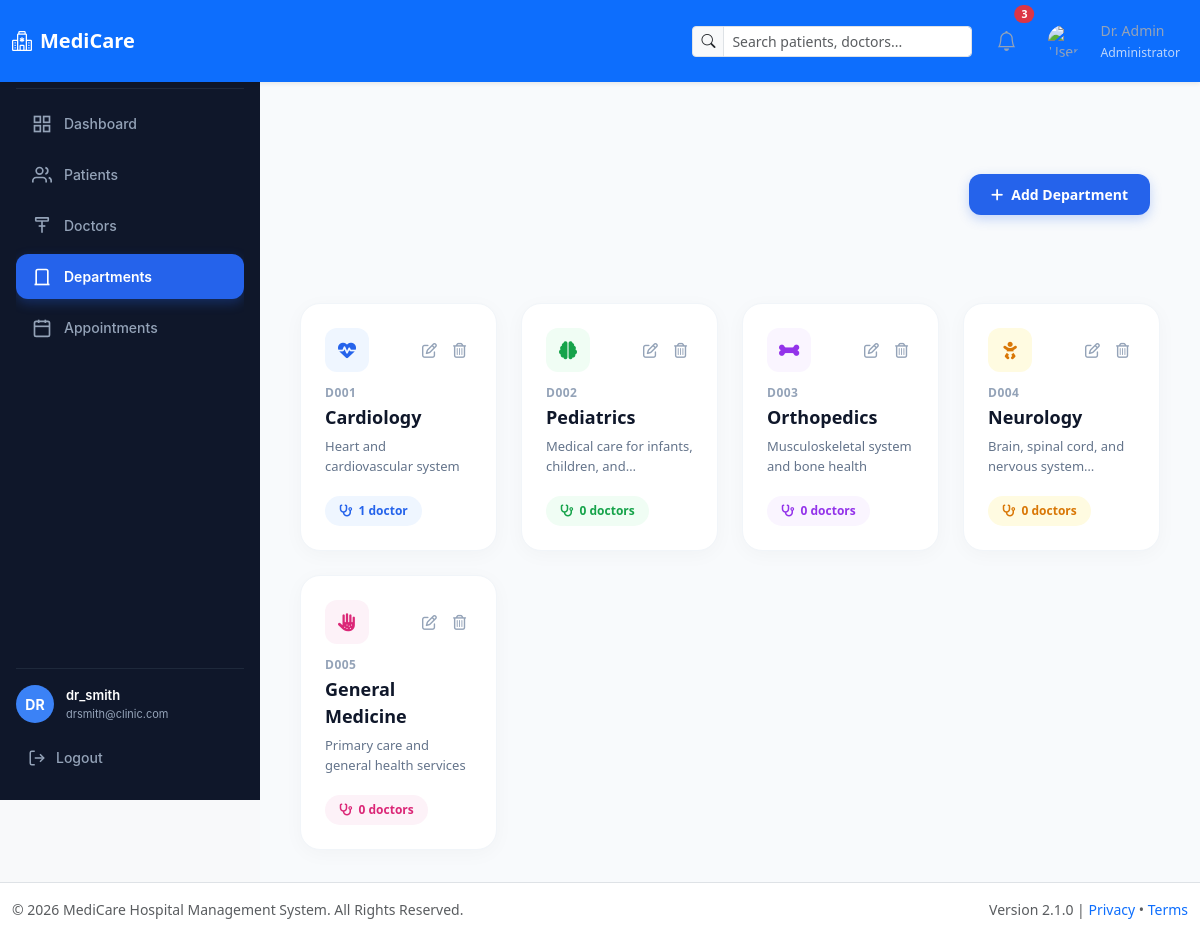
The app's page /modules/departments/index.php (signed in) with its own data.
### tables this page shows
CREATE TABLE departments (
    id INT AUTO_INCREMENT PRIMARY KEY,
    name VARCHAR(100) NOT NULL,
    description TEXT,
    created_at TIMESTAMP DEFAULT CURRENT_TIMESTAMP
);

### modules/departments/index.php (the view, shortened to what this page needs)
<?php
require_once '../../config/db.php';
try {
    $sql = "SELECT d.id, d.name, d.description, COUNT(doc.id) AS total_doctors
            FROM departments d
            LEFT JOIN doctors doc ON d.id = doc.department_id
            GROUP BY d.id, d.name, d.description
            ORDER BY d.id ASC";
    $stmt = $pdo->prepare($sql);
    $stmt->execute();
    $departments = $stmt->fetchAll(PDO::FETCH_ASSOC);
} catch (PDOException $e) {
    die("<h2 style='color:red;'>Database Query Error: " . $e->getMessage() . "</h2>");
}
if (file_exists('../../includes/header.php')) {
    include '../../includes/header.php';
}
include '../../includes/sidebar.php';
?>
<link rel="stylesheet" href="https://cdnjs.cloudflare.com/ajax/libs/font-awesome/6.4.0/css/all.min.css">
<link rel="stylesheet" href="https://cdn.jsdelivr.net/npm/bootstrap@5.3.0/dist/css/bootstrap.min.css">
<div class="main-wrapper">
  <div class="container-fluid p-0">
    <div class="page-header-custom">
      <a href="create.php" class="btn-add-dept">
        <i class="fa-solid fa-plus"></i> Add Department
      </a>
    </div>
    <div class="row g-4">
      <?php
      $themeStyles = [
        ['bg' => '#eff6ff', 'text' => '#2563eb', 'icon' => 'fa-heart-pulse'],
        ['bg' => '#f0fdf4', 'text' => '#16a34a', 'icon' => 'fa-brain'],
        ['bg' => '#faf5ff', 'text' => '#9333ea', 'icon' => 'fa-bone'],
        ['bg' => '#fffbe1', 'text' => '#d97706', 'icon' => 'fa-baby'],
        ['bg' => '#fdf2f8', 'text' => '#db2777', 'icon' => 'fa-hand-dots'],
        ['bg' => '#f0fdfa', 'text' => '#0d9488', 'icon' => 'fa-notes-medical'],
      ];
      if (!empty($departments)):
        foreach ($departments as $index => $dept):
          $theme = $themeStyles[$index % count($themeStyles)];
          $deptCode = "D" . str_pad($dept['id'], 3, "0", STR_PAD_LEFT);
      ?>
        <div class="col-12 col-md-6 col-lg-4 col-xl-3">
          <div class="dept-card">
            <div>
              <div class="d-flex justify-content-between align-items-center mb-2">
                <div class="dept-icon-box" style="background-color: <?= $theme['bg'] ?>; color: <?= $theme['text'] ?>;">
                  <i class="fa-solid <?= $theme['icon'] ?>"></i>
                </div>
                <div class="d-flex gap-1">
                  <a href="edit.php?id=<?= $dept['id'] ?>" class="action-btn" title="Edit">
                    <i class="fa-regular fa-pen-to-square"></i>
                  </a>
                  <a href="delete.php?id=<?= $dept['id'] ?>"
                     class="action-btn action-btn-delete"
                     onclick="return confirm('តើអ្នកប្រាកដថាចង់លុប Department «<?= htmlspecialchars($dept['name']) ?>» នេះមែនទេ?')"
                     title="Delete">
                    <i class="fa-regular fa-trash-can"></i>
                  </a>
                </div>
              </div>
              <div class="dept-code"><?= $deptCode ?></div>
              <div class="dept-title"><?= htmlspecialchars($dept['name']) ?></div>
              <div class="dept-desc">
                <?= htmlspecialchars($dept['description'] ?? 'No description available.') ?>
              </div>
            </div>
            <div>
              <span class="doctor-badge" style="background-color: <?= $theme['bg'] ?>; color: <?= $theme['text'] ?>;">
                <i class="fa-solid fa-stethoscope"></i>
                <?= $dept['total_doctors'] ?> <?= $dept['total_doctors'] == 1 ? 'doctor' : 'doctors' ?>
              </span>
            </div>
          </div>
        </div>
      <?php
        endforeach;
      endif; ?>
    </div>
  </div>
</div>
<?php
if (file_exists('../../includes/footer.php')) {
    include '../../includes/footer.php';
}
?>

### assets/css/style.css (style rules this page uses)
:root { --primary: #1c6ea4; --primary-dark: #14507a; --primary-light: #eaf3fa; --text-dark: #1f2937; --text-muted: #6b7280; --border: #dbe3ea; --error-bg: #fdecea; --error-text: #b3261e; --error-border: #f5c6c3; --success-bg: #e6f4ea; --success-text: #1e7e34; --success-border: #b7dfc0; }
* { margin: 0; padding: 0; box-sizing: border-box; }
body { font-family: 'Segoe UI', Arial, sans-serif; min-height: 100vh; color: var(--text-dark); }

### includes/sidebar.php (style rules this page uses)
:root { --sidebar-bg: #0f172a; --sidebar-text: #94a3b8; --sidebar-active-bg: #2563eb; --sidebar-active-text: #ffffff; --sidebar-hover-bg: #1e293b; }

### modules/departments/index.php (style rules this page uses)
.main-wrapper { margin-left: 260px; min-height: calc(100vh - 60px); background-color: #f8fafc; padding: 32px 40px !important; }
.page-header-custom { display: flex; justify-content: space-between; align-items: center; margin-bottom: 28px; padding:60px 10px; }
.btn-add-dept { background-color: #2563eb !important; color: #ffffff !important; padding: 10px 22px !important; border-radius: 12px !important; font-weight: 600 !important; font-size: 14px !important; text-decoration: none !important; display: inline-flex !important; align-items: center !important; gap: 8px !important; border: none !important; box-shadow: 0 4px 12px rgba(37, 99, 235, 0.25); transition: all 0.2s ease; }
.dept-card { background: #ffffff; border-radius: 20px; border: 1px solid #f1f5f9; padding: 24px; box-shadow: 0 4px 20px rgba(0, 0, 0, 0.03); transition: all 0.25s ease-in-out; height: 100%; display: flex; flex-direction: column; justify-content: space-between; }
.dept-icon-box { width: 44px; height: 44px; border-radius: 12px; display: flex; align-items: center; justify-content: center; font-size: 18px; }
.dept-code { font-size: 12px; font-weight: 700; color: #94a3b8; letter-spacing: 0.5px; margin-top: 12px; }
.dept-title { font-size: 18px; font-weight: 700; color: #0f172a; margin-top: 2px; margin-bottom: 6px; }
.dept-desc { font-size: 13px; color: #64748b; line-height: 1.5; margin-bottom: 20px; min-height: 38px; display: -webkit-box; -webkit-line-clamp: 2; -webkit-box-orient: vertical; overflow: hidden; }
.doctor-badge { display: inline-flex; align-items: center; gap: 6px; padding: 6px 14px; border-radius: 30px; font-size: 12px; font-weight: 600; }
.action-btn { color: #94a3b8; transition: all 0.2s; font-size: 15px; padding: 6px; border-radius: 8px; text-decoration: none; display: inline-flex; align-items: center; justify-content: center; }

### records on screen
departments: id "D001", name "Cardiology", description "Heart and cardiovascular system", total_doctors "1"
departments: id "D002", name "Pediatrics", description "Medical care for infants, children,…", total_doctors "0"
departments: id "D003", name "Orthopedics", description "Musculoskeletal system and bone health", total_doctors "0"
departments: id "D004", name "Neurology", description "Brain, spinal cord, and nervous…", total_doctors "0"
departments: id "D005", name "General Medicine", description "Primary care and general health services", total_doctors "0"

### other values on screen
$avatar_initials "DR"
$user_name "dr_smith"
$user_email "drsmith@clinic.com"
